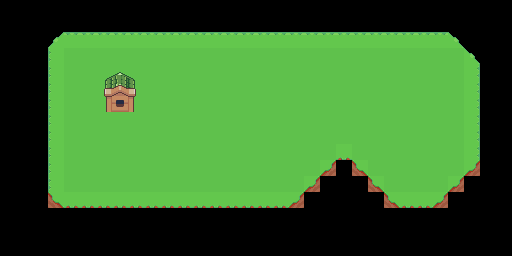

A level layout from a 2D game, rendered from its tile map. Below: a short description, then the map file with its tile-grid data intact:
An orthogonal 32x16 tile map with 16x16 px tiles, 2 tile layers (Tile Layer 1, ...).

<map version="1.10" tiledversion="1.11.2" orientation="orthogonal" renderorder="right-down" width="32" height="16" tilewidth="16" tileheight="16" infinite="0" nextlayerid="3" nextobjectid="1">
 <tileset firstgid="1" source="../../map/test_collision_tile_set.tsx" />
 <layer id="1" name="Tile Layer 1" width="32" height="16">
  <data encoding="csv">
0,0,0,0,0,0,0,0,0,0,0,0,0,0,0,0,0,0,0,0,0,0,0,0,0,0,0,0,0,0,0,0,
0,0,0,0,0,0,0,0,0,0,0,0,0,0,0,0,0,0,0,0,0,0,0,0,0,0,0,0,0,0,0,0,
0,0,0,1794,1795,1795,1795,1795,1795,1795,1795,1795,1795,1795,1795,1795,1795,1795,1795,1795,1795,1795,1795,1795,1795,1795,1795,1795,1796,0,0,0,
0,0,0,1858,66,66,66,66,66,66,66,66,66,66,66,66,66,66,66,66,66,66,66,66,66,66,66,66,66,1796,0,0,
0,0,0,1858,66,66,66,66,66,66,66,66,66,66,66,66,66,66,66,66,66,66,66,66,66,66,66,66,66,1860,0,0,
0,0,0,1858,66,66,66,66,66,66,66,66,66,66,66,66,66,66,66,66,66,66,66,66,66,66,66,66,66,1860,0,0,
0,0,0,1858,66,66,66,66,66,66,66,66,66,66,66,66,66,66,66,66,66,66,66,66,66,66,66,66,66,1860,0,0,
0,0,0,1858,66,66,66,66,66,66,66,66,66,66,66,66,66,66,66,66,66,66,66,66,66,66,66,66,66,1860,0,0,
0,0,0,1858,66,66,66,66,66,66,66,66,66,66,66,66,66,66,66,66,66,66,66,66,66,66,66,66,66,1860,0,0,
0,0,0,1858,66,66,66,66,66,66,66,66,66,66,66,66,66,66,66,66,66,1923,66,66,66,66,66,66,66,1860,0,0,
0,0,0,1858,66,66,66,66,66,66,66,66,66,66,66,66,66,66,66,66,1924,0,1922,66,66,66,66,66,66,1924,0,0,
0,0,0,1858,66,66,66,66,66,66,66,66,66,66,66,66,66,66,66,1924,0,0,0,1922,66,66,66,66,1924,0,0,0,
0,0,0,1922,1923,1923,1923,1923,1923,1923,1923,1923,1923,1923,1923,1923,1923,1923,1924,0,0,0,0,0,1922,1923,1923,1924,0,0,0,0,
0,0,0,0,0,0,0,0,0,0,0,0,0,0,0,0,0,0,0,0,0,0,0,0,0,0,0,0,0,0,0,0,
0,0,0,0,0,0,0,0,0,0,0,0,0,0,0,0,0,0,0,0,0,0,0,0,0,0,0,0,0,0,0,0,
0,0,0,0,0,0,0,0,0,0,0,0,0,0,0,0,0,0,0,0,0,0,0,0,0,0,0,0,0,0,0,0
</data>
 </layer>
 <layer id="2" width="32" height="16">
  <data encoding="csv">
0,0,0,0,0,0,0,0,0,0,0,0,0,0,0,0,0,0,0,0,0,0,0,0,0,0,0,0,0,0,0,0,
0,0,0,0,0,0,0,0,0,0,0,0,0,0,0,0,0,0,0,0,0,0,0,0,0,0,0,0,0,0,0,0,
0,0,0,0,0,0,0,0,0,0,0,0,0,0,0,0,0,0,0,0,0,0,0,0,0,0,0,0,0,0,0,0,
0,0,0,0,0,0,0,0,0,0,0,0,0,0,0,0,0,0,0,0,0,0,0,0,0,0,0,0,0,0,0,0,
0,0,0,0,0,0,1185,1186,1187,0,0,0,0,0,0,0,0,0,0,0,0,0,0,0,0,0,0,0,0,0,0,0,
0,0,0,0,0,0,1313,1314,1315,0,0,0,0,0,0,0,0,0,0,0,0,0,0,0,0,0,0,0,0,0,0,0,
0,0,0,0,0,0,1377,1378,1379,0,0,0,0,0,0,0,0,0,0,0,0,0,0,0,0,0,0,0,0,0,0,0,
0,0,0,0,0,0,0,0,0,0,0,0,0,0,0,0,0,0,0,0,0,0,0,0,0,0,0,0,0,0,0,0,
0,0,0,0,0,0,0,0,0,0,0,0,0,0,0,0,0,0,0,0,0,0,0,0,0,0,0,0,0,0,0,0,
0,0,0,0,0,0,0,0,0,0,0,0,0,0,0,0,0,0,0,0,0,0,0,0,0,0,0,0,0,0,0,0,
0,0,0,0,0,0,0,0,0,0,0,0,0,0,0,0,0,0,0,0,0,0,0,0,0,0,0,0,0,0,0,0,
0,0,0,0,0,0,0,0,0,0,0,0,0,0,0,0,0,0,0,0,0,0,0,0,0,0,0,0,0,0,0,0,
0,0,0,0,0,0,0,0,0,0,0,0,0,0,0,0,0,0,0,0,0,0,0,0,0,0,0,0,0,0,0,0,
0,0,0,0,0,0,0,0,0,0,0,0,0,0,0,0,0,0,0,0,0,0,0,0,0,0,0,0,0,0,0,0,
0,0,0,0,0,0,0,0,0,0,0,0,0,0,0,0,0,0,0,0,0,0,0,0,0,0,0,0,0,0,0,0,
0,0,0,0,0,0,0,0,0,0,0,0,0,0,0,0,0,0,0,0,0,0,0,0,0,0,0,0,0,0,0,0
</data>
 </layer>
</map>
